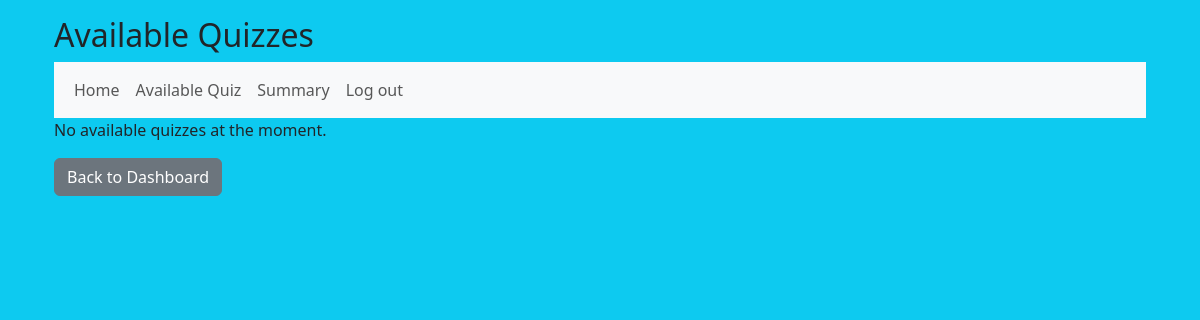
Before: /user/available_quizzes (signed in) with the older database file.
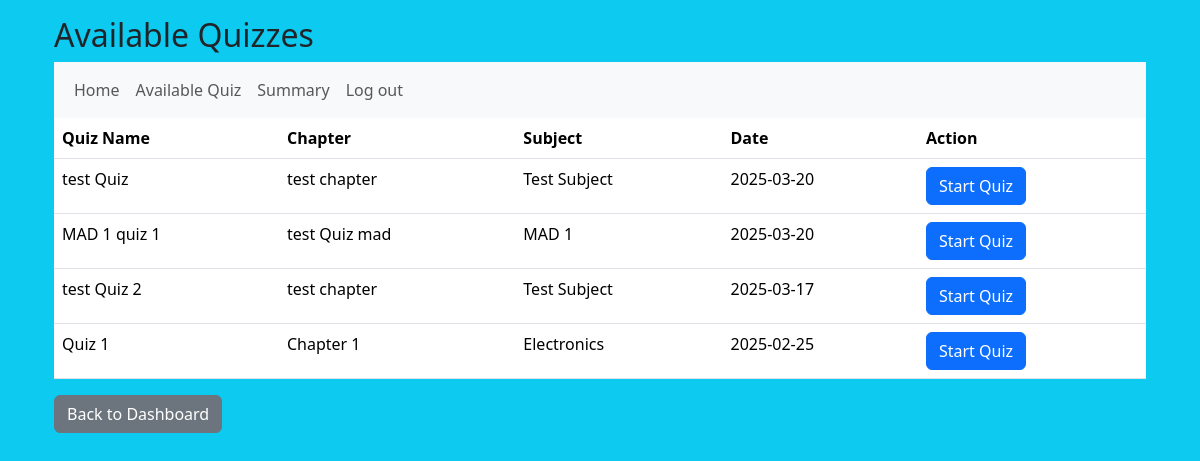
After: the same page with the newer database file.
### models/models.py (models this page shows)
class Quiz(db.Model):
    __tablename__ = "quizzes"
    id = db.Column(db.Integer, primary_key=True, autoincrement=True)
    chapter_id = db.Column(db.Integer, db.ForeignKey('chapters.id'), nullable=False)
    name = db.Column(db.String(50), nullable=False)
    description = db.Column(db.Text)
    remarks = db.Column(db.Text)
    date_of_quiz = db.Column(db.Date)
    chapter = db.relationship('Chapter', back_populates='quizzes')
    questions = db.relationship('Question', back_populates='quiz',cascade="all, delete-orphan")
    scores = db.relationship('Score', back_populates='quiz',cascade="all, delete-orphan")

class Chapter(db.Model):
    __tablename__ = "chapters"
    id = db.Column(db.Integer, primary_key=True, autoincrement=True)
    subject_id = db.Column(db.Integer, db.ForeignKey('subjects.id'), nullable=False)
    name = db.Column(db.String(50), nullable=False)
    description = db.Column(db.Text)
    remarks = db.Column(db.Text)
    subject = db.relationship('Subject', back_populates='chapters')
    quizzes = db.relationship('Quiz', back_populates='chapter',cascade="all, delete-orphan")

class Subject(db.Model):
    __tablename__ = "subjects"
    id = db.Column(db.Integer, primary_key=True, autoincrement=True)
    name = db.Column(db.String(50), nullable=False,unique=True)
    description = db.Column(db.Text)
    remarks = db.Column(db.Text)
    chapters = db.relationship('Chapter', back_populates='subject',cascade="all, delete-orphan")

### controllers/controllers.py (the view)
@controllers.route('/user/available_quizzes')
def available_quizzes():
    if not check_role('user'):
        flash('Access denied.You must be logged in as a user')
        return redirect(url_for('controllers.login'))
    today = datetime.now().date()
    quizzes = Quiz.query.filter(Quiz.date_of_quiz <= today).all()
    return render_template('available_quizzes.html', quizzes=quizzes)

### controllers/controllers.py (called while the page is built)
def check_role(role):
    if 'user_id' in session and session['role']==role:
        return True
    return False

### templates/available_quizzes.html
{% extends 'layout.html' %}
{% block body %}
<div class="container">
    <h2>Available Quizzes</h2>
    <nav class="navbar navbar-expand-sm bg-light">
        <div class="container-fluid">
            <ul class="navbar-nav">
                <li class="nav-item">
                    <a class="nav-link" href="{{url_for('controllers.user_dashboard')}}">Home</a>
                </li>
                <li>
                    <a class="nav-link" href ="{{url_for('controllers.available_quizzes')}}">Available Quiz</a>
                </li>
                <li>
                    <a class="nav-link" href ="{{url_for('controllers.user_summary')}}">Summary</a>
                </li>
                <li>
                    <a class="nav-link" href ="{{url_for('controllers.logout')}}">Log out</a>
                </li>
            </ul>
        </div>
    </nav>
    {% if quizzes %}
    <table class="table">
        <thead>
            <tr>
                <th>Quiz Name</th>
                <th>Chapter</th>
                <th>Subject</th>
                <th>Date</th>
                <th>Action</th>
            </tr>
        </thead>
        <tbody>
            {% for quiz in quizzes %}
            <tr>
                <td>{{ quiz.name }}</td>
                <td>{{ quiz.chapter.name }}</td>
                <td>{{ quiz.chapter.subject.name }}</td>
                <td>{{ quiz.date_of_quiz }}</td>
                <td>
                    <a href="{{ url_for('controllers.attempt_quiz', quiz_id=quiz.id) }}" class="btn btn-primary">Start Quiz</a>
                </td>
            </tr>
            {% endfor %}
        </tbody>
    </table>
    {% else %}
    <p>No available quizzes at the moment.</p>
    {% endif %}
    <a href="{{ url_for('controllers.user_dashboard') }}" class="btn btn-secondary">Back to Dashboard</a>
</div>
{% endblock %}

Changed rows visible on the page:
added Quiz: name "test Quiz", chapter.name "test chapter", chapter.subject.name "Test Subject", date_of_quiz "2025-03-20"
added Quiz: name "MAD 1 quiz 1", chapter.name "test Quiz mad", chapter.subject.name "MAD 1", date_of_quiz "2025-03-20"
added Quiz: name "test Quiz 2", chapter.name "test chapter", chapter.subject.name "Test Subject", date_of_quiz "2025-03-17"
added Quiz: name "Quiz 1", chapter.name "Chapter 1", chapter.subject.name "Electronics", date_of_quiz "2025-02-25"
Other visible differences:
text no longer shown: "No available quizzes at the moment."
text now shown: "Quiz Name Chapter Subject Date Action"
